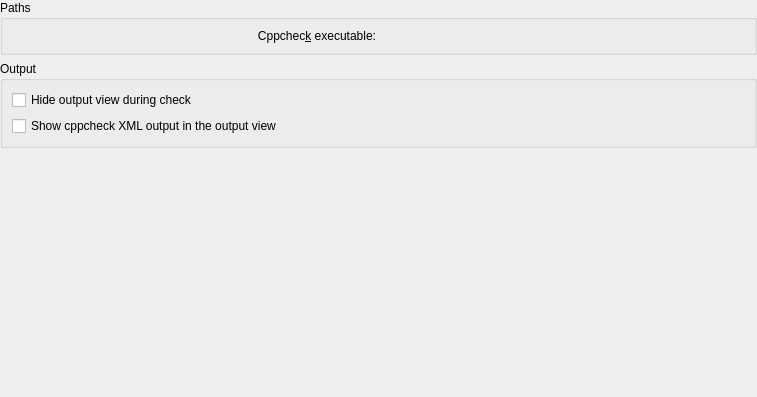
<?xml version="1.0" encoding="UTF-8"?>
<ui version="4.0">
 <class>cppcheck::GlobalConfigPage</class>
 <widget class="QWidget" name="cppcheck::GlobalConfigPage">
  <property name="geometry">
   <rect>
    <x>0</x>
    <y>0</y>
    <width>757</width>
    <height>397</height>
   </rect>
  </property>
  <layout class="QVBoxLayout" name="verticalLayout_2">
   <property name="margin">
    <number>0</number>
   </property>
   <item>
    <widget class="QGroupBox" name="pathsGroupBox">
     <property name="title">
      <string>Paths</string>
     </property>
     <layout class="QHBoxLayout" name="horizontalLayout">
      <item>
       <widget class="QLabel" name="cppcheckLabel">
        <property name="text">
         <string>Cppchec&amp;k executable:</string>
        </property>
        <property name="alignment">
         <set>Qt::AlignRight|Qt::AlignTrailing|Qt::AlignVCenter</set>
        </property>
        <property name="buddy">
         <cstring>kcfg_executablePath</cstring>
        </property>
       </widget>
      </item>
      <item>
       <widget class="KUrlRequester" name="kcfg_executablePath"/>
      </item>
     </layout>
    </widget>
   </item>
   <item>
    <widget class="QGroupBox" name="outputGroupBox">
     <property name="title">
      <string>Output</string>
     </property>
     <layout class="QVBoxLayout" name="verticalLayout">
      <item>
       <widget class="QCheckBox" name="kcfg_hideOutputView">
        <property name="text">
         <string>Hide output view during check</string>
        </property>
       </widget>
      </item>
      <item>
       <widget class="QCheckBox" name="kcfg_showXmlOutput">
        <property name="text">
         <string>Show cppcheck XML output in the output view</string>
        </property>
       </widget>
      </item>
     </layout>
    </widget>
   </item>
   <item>
    <spacer name="verticalSpacer">
     <property name="orientation">
      <enum>Qt::Vertical</enum>
     </property>
     <property name="sizeHint" stdset="0">
      <size>
       <width>20</width>
       <height>149</height>
      </size>
     </property>
    </spacer>
   </item>
  </layout>
 </widget>
 <customwidgets>
  <customwidget>
   <class>KUrlRequester</class>
   <extends>QWidget</extends>
   <header>kurlrequester.h</header>
   <container>1</container>
  </customwidget>
 </customwidgets>
 <resources/>
 <connections/>
</ui>
